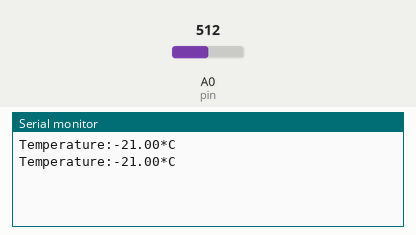
The sketch below on a simulated ESP8266 (NodeMCU). Parts: the last lines printed to the serial monitor. The inputs (shaded band) are chosen by the test bench; at power-on: A0 (pin) = 512. WiFi joins after 1.5 s; servers stay silent unless stated.

Above: at 2.2 s.
2.3 s: A0 (pin) set to 716
At 3.8 s:
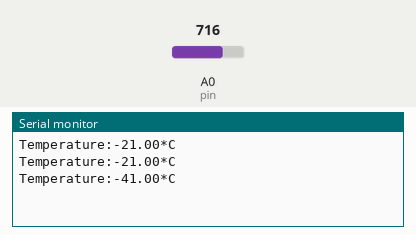
4.2 s: A0 (pin) set to 900
At 4.9 s:
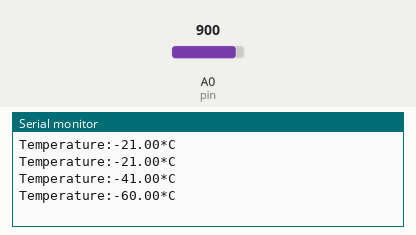
Timing chart, 0 to 7.2 s (numbered marks = the images above; inputs shaded):
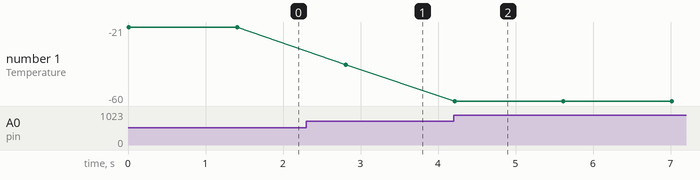

Measured:
- after the input at 2.3 s, the serial monitor: prints a new line after 0.51 s (image 1)
- after the input at 4.2 s, the serial monitor: prints a new line at once (image 2)
- plotted number 1: -21 → -41 after the input at 2.3 s, -41 → -60 after the input at 4.2 s

The sketch:

main.ino
```cpp
#include <ESP8266WiFi.h>;
#include <WiFiClient.h>;
#include <ThingSpeak.h>;


const char* ssid = "";   // Your Network SSID
const char* password = "";       // Your Network Password
float val;
float pin = A0;
WiFiClient client;

unsigned long myChannelNumber = 1712248; //Your Channel Number (Without Brackets)
const char * myWriteAPIKey = "SR92766NDKZSZCL3"; //Your Write API Key

void setup()
{
  Serial.begin(115200);
  delay(10);
  // Connect to WiFi network
  WiFi.begin(ssid, password);
  ThingSpeak.begin(client);
}

void loop()
{

  val = (300-analogRead(pin))/(10);
  //val = (analogRead(pin)*0.322265*10);
  Serial.print("Temperature:");
  Serial.print(val);
  Serial.println("*C");

  delay(1000);
  ThingSpeak.writeField(myChannelNumber, 1,val, myWriteAPIKey); //Update in ThingSpeak
  delay(100);
}
```
